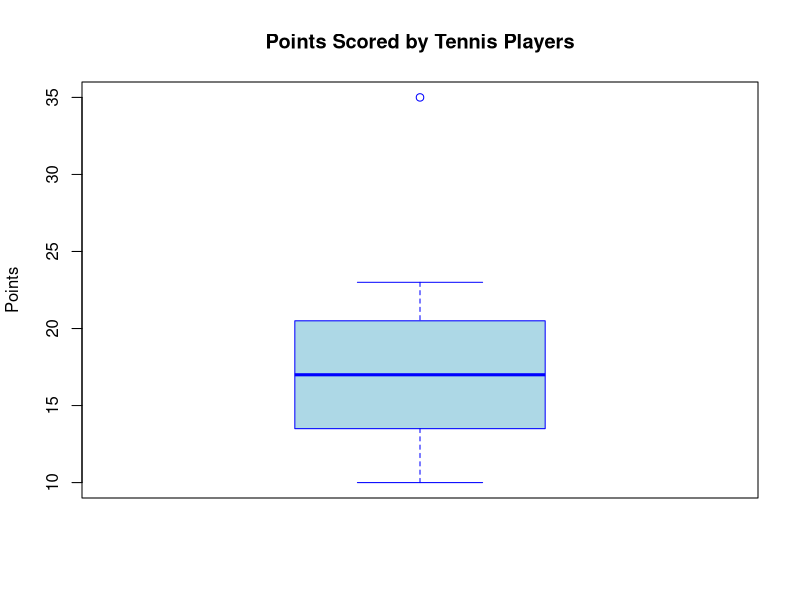

Source code (R):
# Points scored by players
points <- c(12,15,14,10,18,20,22,13,11,35,16,17,19,21,23)

# Display summary
summary(points)

# Draw box plot
boxplot(points,
        main="Points Scored by Tennis Players",
        ylab="Points",
        col="lightblue",
        border="blue")

# Identify outliers
boxplot.stats(points)$out
